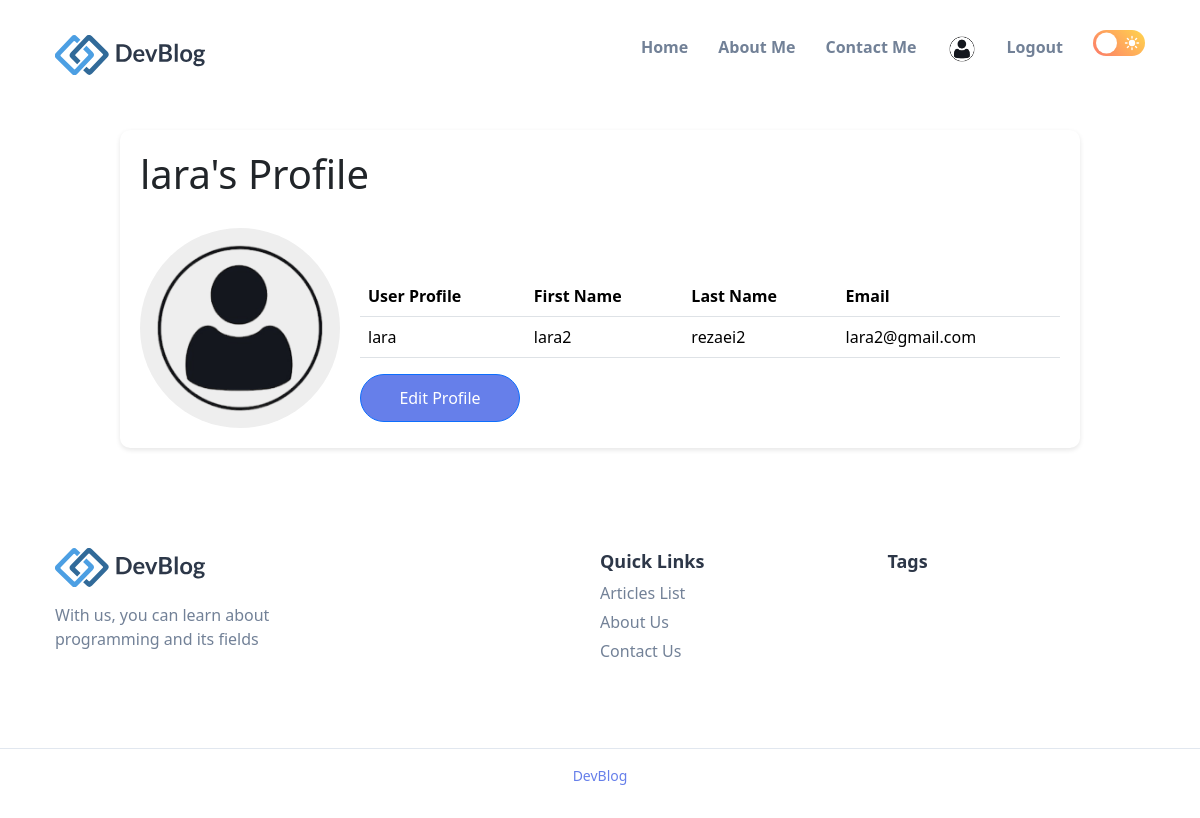
The app's page /profile/ (signed in) with its own data.
### accounts/models.py (models this page shows, shortened)
class Profile(models.Model):
    user = models.OneToOneField(User, on_delete=models.CASCADE)
    name = models.CharField(max_length=20, blank=True)
    first_name = models.CharField(max_length=50)
    last_name = models.CharField(max_length=50)
    email = models.EmailField()

### accounts/views.py (the view)
# urls.py: path('profile/', views.profile_view, name='profile_view'),
def profile_view(request):
    user = request.user
    profiles = Profile.objects.get(user=user)
    return render(request, 'accounts/profile.html', {'profiles': profiles})

### accounts/templates/accounts/profile.html (shortened to what this page needs)
{% extends 'base.html' %}
{% load static %}
{% block context %}
    <div class="container" id="about-container">
        <h1 style="margin-bottom: 30px">{{ profiles.user.username }}'s Profile</h1>
        <div class="about-section">
            <div class="about-profile">
                <img src="{% static 'accounts/images/anonymous_user.png' %}" width="200px" height="200px"
                     alt="Julia Walker">
            </div>
            <div class="about-text">
                <table class="table mt-5">
                    <thead>
                    <tr>
                        <th>User Profile</th>
                        <th>First Name</th>
                        <th>Last Name</th>
                        <th>Email</th>
                    </tr>
                    </thead>
                    <tbody>
                    <tr>
                        <td>{{ profiles.user.username }}</td>
                        <td>{{ profiles.first_name }}</td>
                        <td>{{ profiles.last_name }}</td>
                        <td>{{ profiles.email }}</td>
                    </tr>
                    </tbody>
                </table>
                <a href="{% url 'accounts:edit_profile' %}" class="btn btn-primary">Edit Profile</a>
            </div>
        </div>
    </div>
{% endblock context %}

### static/css/style.css (style rules this page uses)
.light-theme { --background-primary: hsl(0, 0%, 100%); --background-secondary: hsl(0, 0%, 97%); --action-primary: hsl(214, 32%, 91%); --action-secondary: hsl(210, 38%, 95%); --foreground-primary: hsl(218, 23%, 23%); --foreground-secondary: hsl(216, 15%, 52%); --foreground-tertiary: hsl(214, 20%, 69%); --accent: hsl(229, 76%, 66%); }
:root { --white: hsl(0, 0%, 100%); --fs-base: 0.85rem; --fs-1: 1.875rem; --fs-2: 1.5rem; --fs-3: 1.25rem; --fs-4: 0.875rem; --fs-5: 0.75rem; --py: 5rem; }
*, *::before, *::after { margin: 0; padding: 0; box-sizing: border-box; }
a { text-decoration: none; }
img, button { display: block; }
a, span { display: inline-block; }
html { font-family: "Inter", sans-serif; font-size: var(--fs-base); line-height: 1.8; }
.container { margin-inline: auto; margin: auto; padding: 0 15px; }
.btn { min-width: 10rem; border-radius: 100px; }
.btn-primary { background: var(--accent); color: var(--white); padding: 0.6875rem 1.1875rem; }
#about-container { max-width: 960px; margin: 20px auto; padding: 20px; background-color: #fff; border-radius: 10px; box-shadow: 0 2px 5px rgba(0, 0, 0, 0.1); }
.about-section { display: flex; gap: 20px; }
.about-profile { width: 200px; height: 200px; border-radius: 50%; background-color: #eee; display: flex; justify-content: center; align-items: center; }
.about-profile img { width: 100%; height: 100%; object-fit: cover; border-radius: 50%; }
.about-text { flex: 1; }
h1 { font-size: 2.5rem; margin-bottom: 10px; }
@media (min-width: 550px) { :root { --fs-base: 0.90rem; } }
@media (min-width: 650px) { :root { --fs-1: 2.25rem; } }
@media (min-width: 650px) { .container { padding: 0 30px; } }
@media (min-width: 768px) { .container { max-width: 800px; } }
@media (min-width: 1024px) { :root { --fs-base: 1rem; --fs-1: 3rem; } }
@media (min-width: 1024px) { .container { max-width: 1150px; } }

### records on screen
Profile: user.username "lara", first_name "lara2", last_name "rezaei2", email "lara2@gmail.com"
